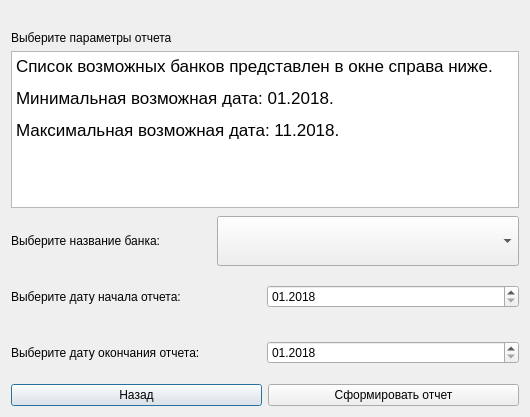
<?xml version="1.0" encoding="UTF-8"?>
<ui version="4.0">
 <class>BankReportWindow</class>
 <widget class="QDialog" name="BankReportWindow">
  <property name="geometry">
   <rect>
    <x>0</x>
    <y>0</y>
    <width>530</width>
    <height>417</height>
   </rect>
  </property>
  <property name="windowTitle">
   <string>Создание отчета для одного банка</string>
  </property>
  <layout class="QVBoxLayout" name="verticalLayout">
   <item>
    <widget class="QLabel" name="StatusLabel">
     <property name="text">
      <string/>
     </property>
    </widget>
   </item>
   <item>
    <widget class="QLabel" name="HeadingLabel">
     <property name="minimumSize">
      <size>
       <width>0</width>
       <height>0</height>
      </size>
     </property>
     <property name="text">
      <string>Выберите параметры отчета</string>
     </property>
    </widget>
   </item>
   <item>
    <widget class="QTextBrowser" name="DescriptionTextBrowser">
     <property name="minimumSize">
      <size>
       <width>100</width>
       <height>0</height>
      </size>
     </property>
     <property name="html">
      <string>&lt;!DOCTYPE HTML PUBLIC &quot;-//W3C//DTD HTML 4.0//EN&quot; &quot;http://www.w3.org/TR/REC-html40/strict.dtd&quot;&gt;
&lt;html&gt;&lt;head&gt;&lt;meta name=&quot;qrichtext&quot; content=&quot;1&quot; /&gt;&lt;style type=&quot;text/css&quot;&gt;
p, li { white-space: pre-wrap; }
&lt;/style&gt;&lt;/head&gt;&lt;body style=&quot; font-family:'.AppleSystemUIFont'; font-size:13pt; font-weight:400; font-style:normal;&quot;&gt;
&lt;p style=&quot; margin-top:12px; margin-bottom:12px; margin-left:0px; margin-right:0px; -qt-block-indent:0; text-indent:0px;&quot;&gt;Список возможных банков представлен в окне справа ниже.&lt;/p&gt;
&lt;p style=&quot; margin-top:12px; margin-bottom:12px; margin-left:0px; margin-right:0px; -qt-block-indent:0; text-indent:0px;&quot;&gt;Минимальная возможная дата: 01.2018.&lt;/p&gt;
&lt;p style=&quot; margin-top:12px; margin-bottom:12px; margin-left:0px; margin-right:0px; -qt-block-indent:0; text-indent:0px;&quot;&gt;Максимальная возможная дата: 11.2018.&lt;/p&gt;&lt;/body&gt;&lt;/html&gt;</string>
     </property>
    </widget>
   </item>
   <item>
    <layout class="QHBoxLayout" name="horizontalLayout">
     <property name="topMargin">
      <number>2</number>
     </property>
     <item>
      <widget class="QLabel" name="BankNameLabel">
       <property name="minimumSize">
        <size>
         <width>200</width>
         <height>50</height>
        </size>
       </property>
       <property name="maximumSize">
        <size>
         <width>200</width>
         <height>50</height>
        </size>
       </property>
       <property name="text">
        <string>Выберите название банка:</string>
       </property>
      </widget>
     </item>
     <item>
      <widget class="QComboBox" name="BankNameComboBox">
       <property name="minimumSize">
        <size>
         <width>300</width>
         <height>50</height>
        </size>
       </property>
      </widget>
     </item>
    </layout>
   </item>
   <item>
    <layout class="QHBoxLayout" name="horizontalLayout_2">
     <item>
      <widget class="QLabel" name="StartDateLabel">
       <property name="minimumSize">
        <size>
         <width>250</width>
         <height>50</height>
        </size>
       </property>
       <property name="maximumSize">
        <size>
         <width>250</width>
         <height>50</height>
        </size>
       </property>
       <property name="text">
        <string>Выберите дату начала отчета:</string>
       </property>
      </widget>
     </item>
     <item>
      <widget class="QDateEdit" name="StartDateEdit">
       <property name="maximumDate">
        <date>
         <year>2018</year>
         <month>11</month>
         <day>1</day>
        </date>
       </property>
       <property name="minimumDate">
        <date>
         <year>2018</year>
         <month>1</month>
         <day>1</day>
        </date>
       </property>
       <property name="displayFormat">
        <string>MM.yyyy</string>
       </property>
       <property name="date">
        <date>
         <year>2018</year>
         <month>1</month>
         <day>1</day>
        </date>
       </property>
      </widget>
     </item>
    </layout>
   </item>
   <item>
    <layout class="QHBoxLayout" name="horizontalLayout_3">
     <item>
      <widget class="QLabel" name="EndDateLabel">
       <property name="minimumSize">
        <size>
         <width>250</width>
         <height>50</height>
        </size>
       </property>
       <property name="maximumSize">
        <size>
         <width>250</width>
         <height>50</height>
        </size>
       </property>
       <property name="text">
        <string>Выберите дату окончания отчета: </string>
       </property>
      </widget>
     </item>
     <item>
      <widget class="QDateEdit" name="EndDateEdit">
       <property name="maximumDate">
        <date>
         <year>2018</year>
         <month>11</month>
         <day>1</day>
        </date>
       </property>
       <property name="minimumDate">
        <date>
         <year>2018</year>
         <month>1</month>
         <day>1</day>
        </date>
       </property>
       <property name="displayFormat">
        <string>MM.yyyy</string>
       </property>
       <property name="date">
        <date>
         <year>2018</year>
         <month>1</month>
         <day>1</day>
        </date>
       </property>
      </widget>
     </item>
    </layout>
   </item>
   <item>
    <layout class="QHBoxLayout" name="horizontalLayout_4">
     <item>
      <widget class="QPushButton" name="BackPushButton">
       <property name="minimumSize">
        <size>
         <width>0</width>
         <height>0</height>
        </size>
       </property>
       <property name="maximumSize">
        <size>
         <width>16777215</width>
         <height>16777215</height>
        </size>
       </property>
       <property name="text">
        <string>Назад</string>
       </property>
      </widget>
     </item>
     <item>
      <widget class="QPushButton" name="FormPushButton">
       <property name="minimumSize">
        <size>
         <width>0</width>
         <height>0</height>
        </size>
       </property>
       <property name="maximumSize">
        <size>
         <width>16777215</width>
         <height>16777215</height>
        </size>
       </property>
       <property name="text">
        <string>Сформировать отчет</string>
       </property>
      </widget>
     </item>
    </layout>
   </item>
  </layout>
 </widget>
 <resources/>
 <connections/>
</ui>
